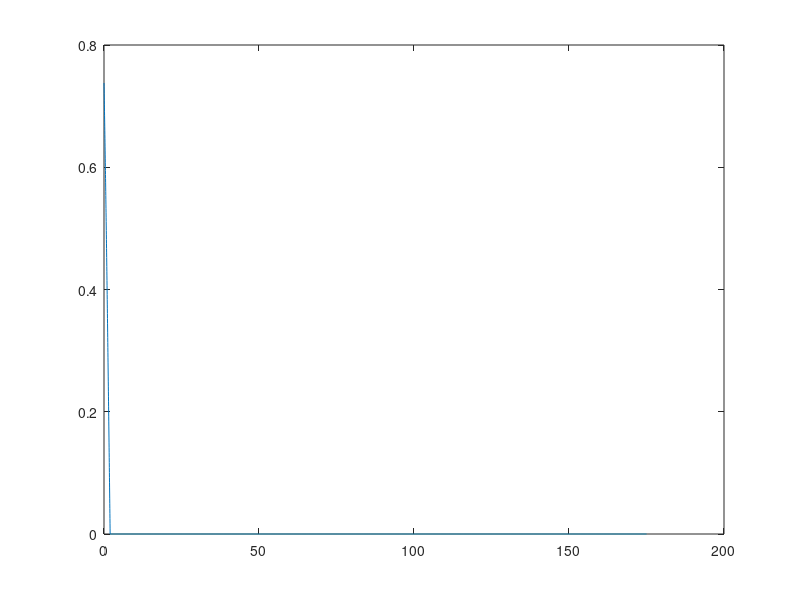

This figure's MATLAB source: (Note: this script raises an error after producing the figure.)
clear
clc
close all

mu_0 = pi*4e-7;
eps_0 = 8.854e-12;
eps_r = 2; %I choose
c = 1/sqrt(mu_0*eps_0);

f = 20e6; %I choose
lambda_0 = c/f;
lambda_1 = lambda_0/sqrt(eps_r);

deltax = 0.02; %I choose
xmax = 175; %I choose
x = 0:deltax:xmax;

tmax = xmax/c; %I choose
S = 1; %I choose
deltat = S*deltax/c;
t = 0;
d = lambda_1/2;

eps = ones(length(x), 1) .* eps_0;
s1 = 4234; %I choose
s2 = s1 + round(d/deltax); %makes dielectric slab of thickness d
eps(s1:s2) = eps(s1:s2)*eps_r;


E = zeros(length(x),3);

x0 = 1;
x1 = 5; %I choose

t1 = 150/c; %I choose
n = 0;
Ncyc = 3; %number of oscillations pulsed out

while t<tmax
    E(2:end-1,3) = ((1./(mu_0*eps(2:end-1))) .* (deltat/deltax)^2 .* (E(3:end,2) - 2*E(2:end-1,2) + E(1:end-2,2))) + 2*E(2:end-1,2) - E(2:end-1,1);
    
    if t<Ncyc/f
        E(x0,3) = sin(2*pi*f*t);
    else
        E(x0,3) = 0;
    end

    n = n + 1;

    if mod(n,100) == 0
        plot(x, E(:,3)); hold on
        xline(x(s1), 'r--'); xline(x(s2),'r--'); hold off
        ylim([-1.5 1.5]); xlabel('x (m)'); ylabel('E')
        title(sprintf('f = %g MHz, t = %.0f ns', f/1e6, t*1e9))
        drawnow
    end

    E(:,1) = E(:,2);
    E(:,2) = E(:,3);
    t = t + deltat;
end
